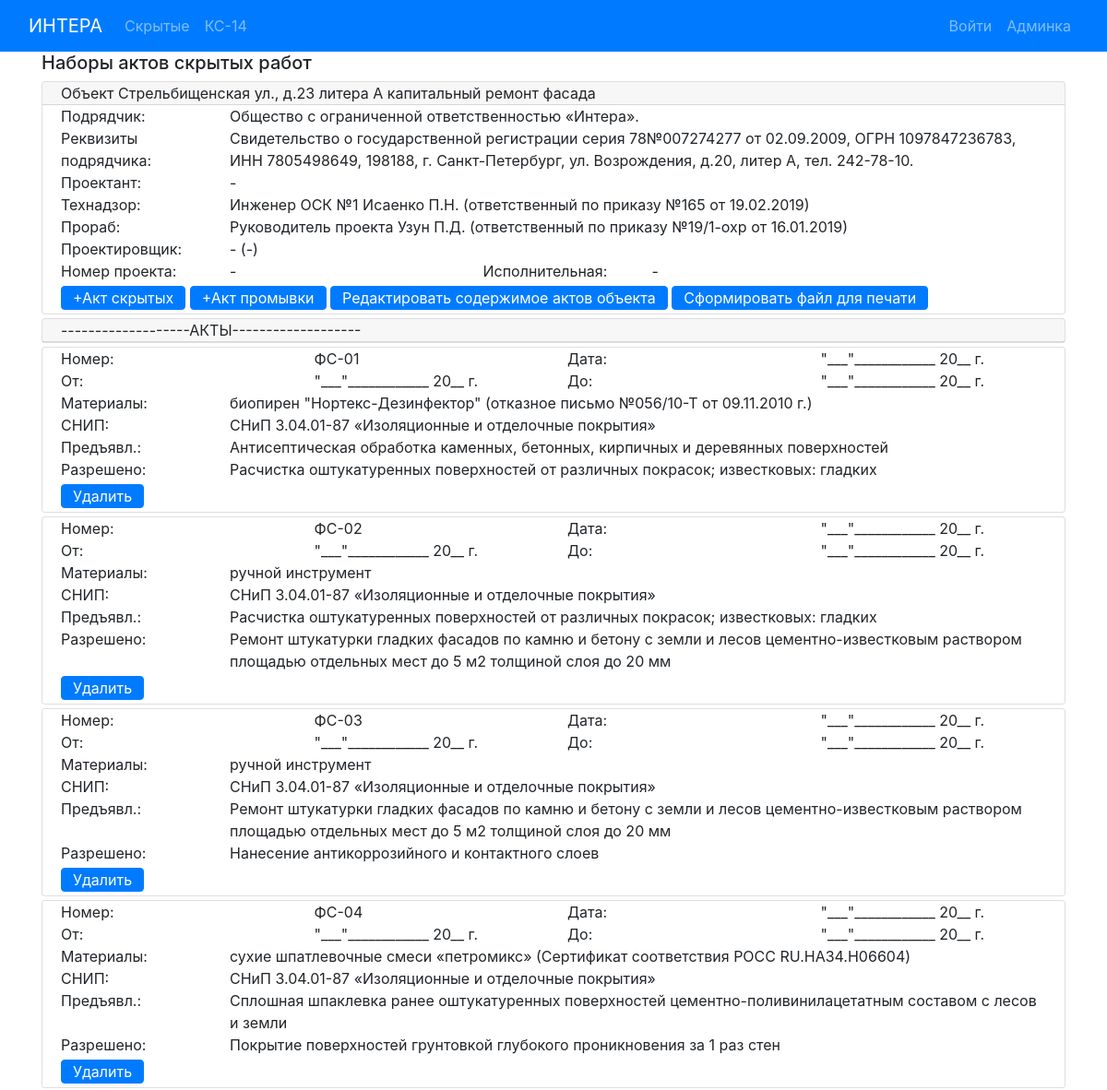
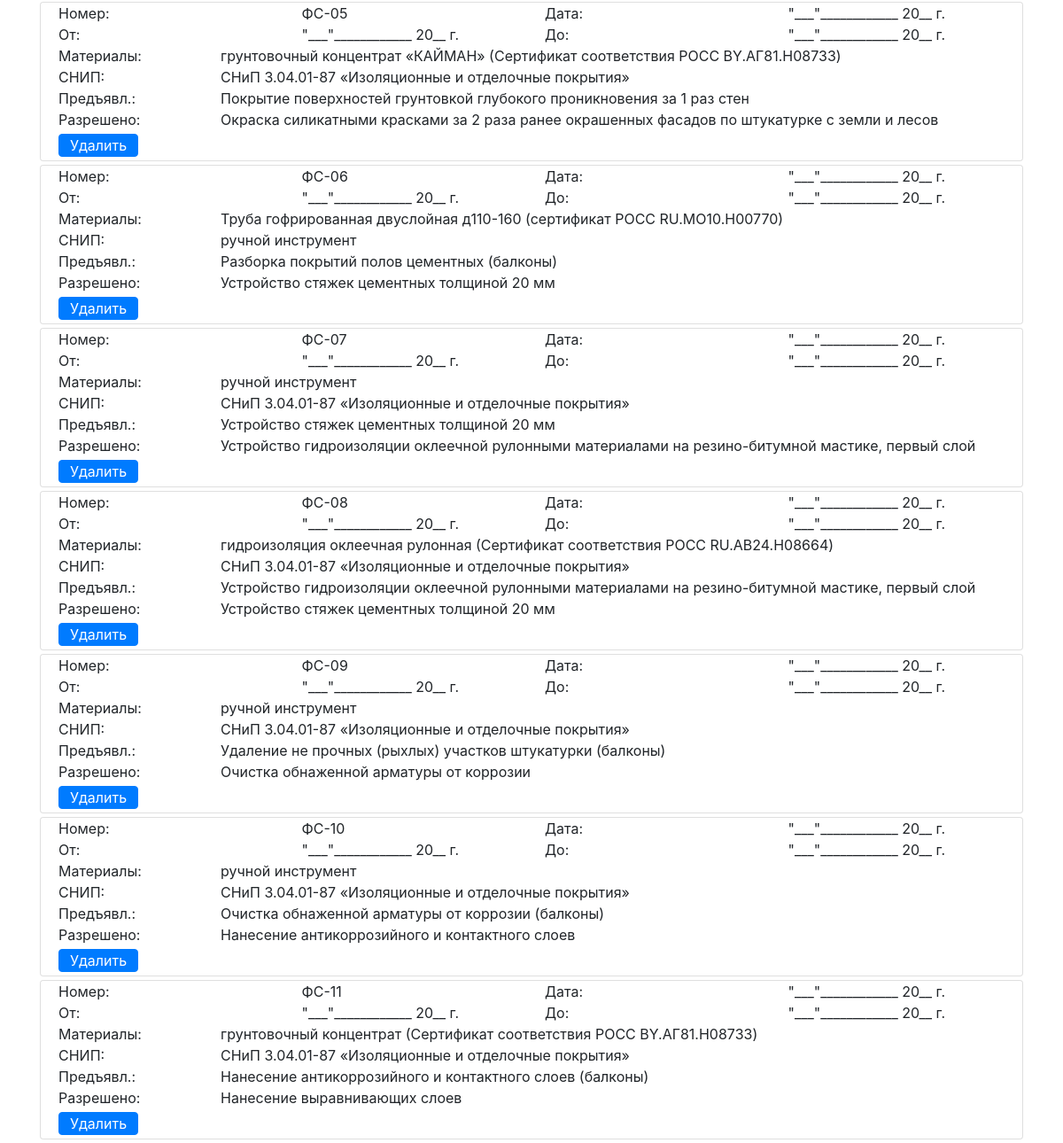
/actbase/see-20/, run on an earlier commit of the app's database (2 pictures, top to bottom).
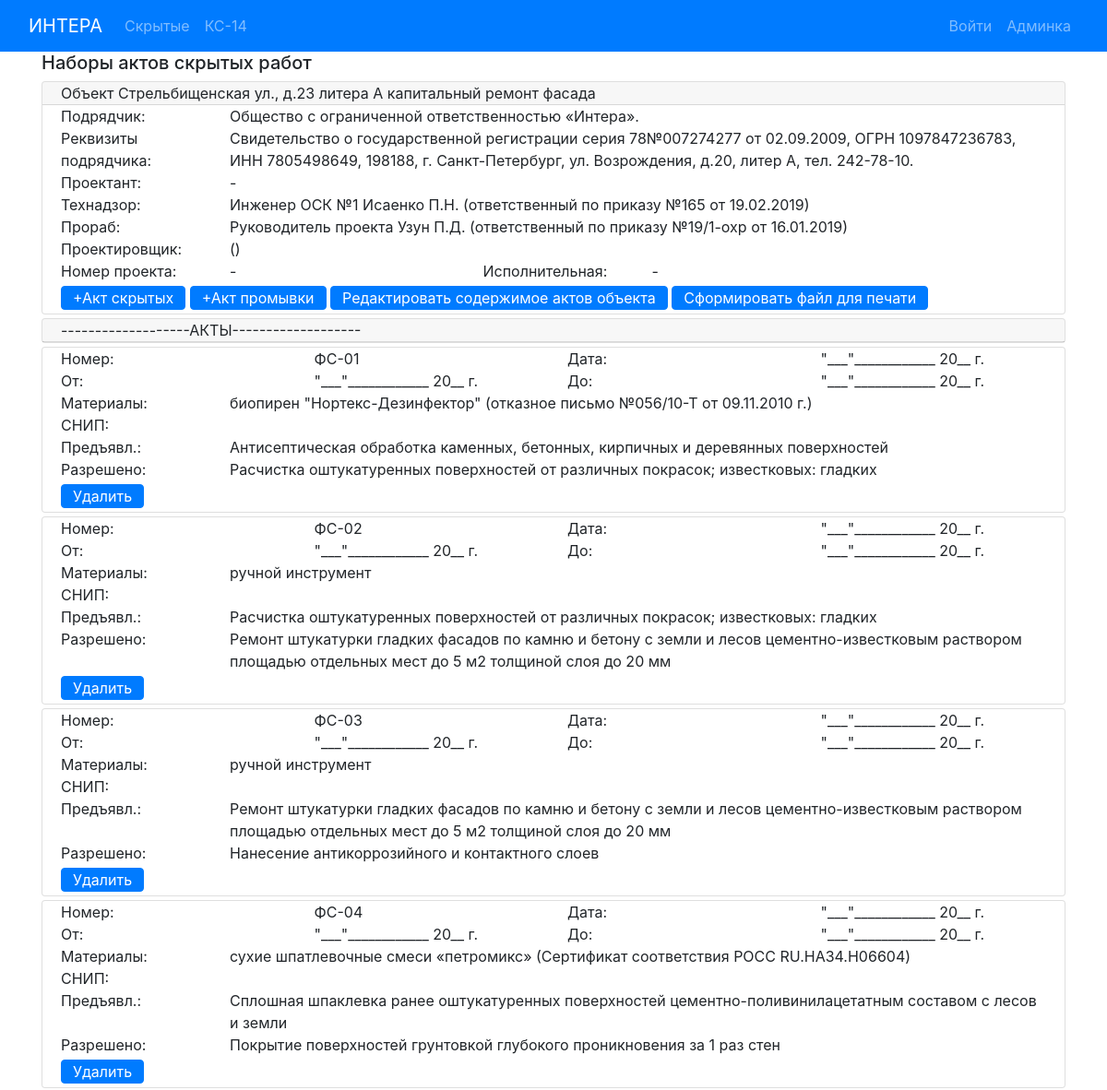
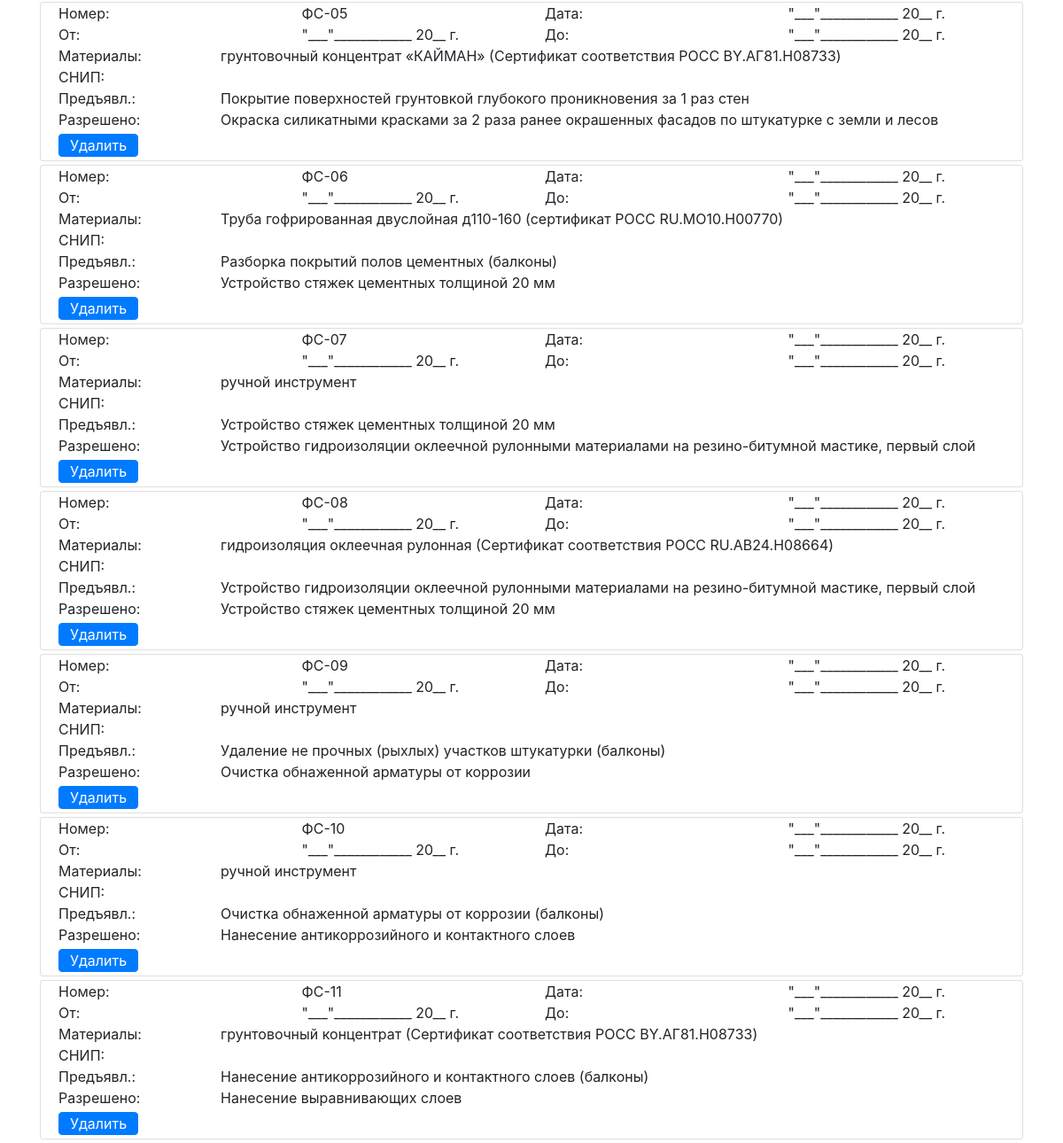
And on a later commit of the database (2 pictures, top to bottom).
### hiddenactsbase/models.py (models this page shows, shortened)
class ObjectActs (models.Model):
    address = models.CharField(max_length=100, verbose_name='Адрес', blank=False)
    system_type = models.CharField(max_length=100, verbose_name='тип')
    designer = models.CharField(max_length=200, verbose_name='Проектант')
    contractor = models.CharField(max_length=300, verbose_name='Подрядчик',
                                  default='Общество с ограниченной ответственностью «Интера».')
    contractor_requisite = models.CharField(max_length= 200, verbose_name='Реквизиты подрядчика',
                                    default= 'Свидетельство о государственной регистрации серия 78' +
                                             '№007274277 от  02.09.2009, ОГРН 1097847236783, ' +
                                             'ИНН 7805498649, 198188, г. Санкт-Петербург,' +
                                             ' ул. Возрождения, д.20, литер А, тел. 242-78-10.')
    supervisor_engineer = models.CharField(max_length=100, verbose_name='Технадзор')
    contractor_engineer = models.CharField(max_length=100, verbose_name='Прораб')
    designer_engineer = models.CharField(max_length=100, verbose_name='Проектировщик', blank=True)
    project_number = models.CharField(max_length=100, verbose_name='Ном. проекта')
    exec_documents = models.CharField(max_length=100, verbose_name='Исполн.')
    supervisor_engineer_decree = models.CharField(max_length=100, verbose_name='Приказ технадзора')
    contractor_engineer_decree = models.CharField(max_length=100, verbose_name='Приказ прораба')
    designer_engineer_decree = models.CharField(max_length=100, verbose_name='Приказ проектировщика', blank=True)
    acts = models.ManyToManyField('HiddenActIS', blank=True, related_name='object_acts')
    blow_down_act = models.ForeignKey('BlowDownAct', blank=True, null=True, on_delete=models.CASCADE)
    class Meta:
        verbose_name = 'Набор актов объекта '
    def get_edit_url(self):
        return reverse('object_edit_url', kwargs={'pk': self.pk})

class HiddenActIS (models.Model):
    act_number = models.CharField(max_length=20, verbose_name='Ном. Акта', blank=True)
    act_date = models.CharField(max_length=50, verbose_name='Дата Акта')
    presented_work = models.CharField(max_length=200, verbose_name='Предъявл.')
    materials = models.CharField(max_length=200, verbose_name='Материалы')
    permitted_work = models.CharField(max_length=200, verbose_name='Разрешено')
    begin_date = models.CharField(max_length=50, verbose_name='От:')
    end_date = models.CharField(max_length=50, verbose_name='До:')
    work_SNIP = models.CharField(max_length=100, verbose_name='СНИП:', blank=True)
    class Meta:
        ordering = ['act_number']
        verbose_name = 'Акт скрытых инженерка '

### hiddenactsbase/views.py (the view)
# urls.py: path('see-<int:pk>/', ObjectDetail.as_view(), name='object_detail_url'),
class ObjectDetail (View):
    @staticmethod
    def get(request, pk):
        my_obj = get_object_or_404(ObjectActs, pk=pk)
        return render(request, 'hiddenactsbase/object_detail.html',
                      context={'myobj': my_obj})

### hiddenactsbase/templates/hiddenactsbase/object_detail.html (shortened to what this page needs)
{% extends 'base.html'%}
{% block mycontent %}
    <div class="container">
        <h5>Наборы актов скрытых работ</h5>
    </div>
    <div class="container">
        <div class="card mb-1">
            <div class="card-header py-0">Объект {{ myobj.address }} капитальный ремонт {{ myobj.system_type }}</div>
            <div class="card-body py-0">
                <div class="card-text">
                    <div class="row">
                        <div class="col-md-2">Подрядчик:</div>
                        <div class="col-md-10">{{ myobj.contractor }}</div>
                    </div>
                    <div class="row">
                        <div class="col-md-2">Реквизиты подрядчика:</div>
                        <div class="col-md-10">{{ myobj.contractor_requisite }}</div>
                    </div>
                    <div class="row">
                        <div class="col-md-2">Проектант:</div>
                        <div class="col-md-10">{{ myobj.designer }}</div>
                    </div>
                    <div class="row">
                        <div class="col-md-2">Технадзор:</div>
                        <div class="col-md-10">{{ myobj.supervisor_engineer }} ({{ myobj.supervisor_engineer_decree }})</div>
                    </div>
                    <div class="row">
                        <div class="col-md-2">Прораб:</div>
                        <div class="col-md-10">{{ myobj.contractor_engineer }} ({{ myobj.contractor_engineer_decree }})</div>
                    </div>
                    <div class="row">
                        <div class="col-md-2">Проектировщик:</div>
                        <div class="col-md-10">{{ myobj.designer_engineer }} ({{ myobj.designer_engineer_decree }})</div>
                    </div>
                    <div class="row">
                        <div class="col-md-2">Номер проекта:</div>
                        <div class="col-md-3">{{ myobj.project_number }}</div>
                        <div class="col-md-2">Исполнительная:</div>
                        <div class="col-md-5">{{ myobj.exec_documents }}</div>
                    </div>
                    <a href="{% url 'create_hidden_act_to_end' myobj.pk %}" class="btn btn-primary my-1 py-0">+Aкт скрытых</a>
                    <a href="{% url 'create_blow_down' myobj.pk %}" class="btn btn-primary my-1 py-0">+Aкт промывки</a>
                    <a href="{{ myobj.get_edit_url }}" class="btn btn-primary my-1 py-0">Редактировать содержимое актов объекта</a>
                    <a href="{% url 'make_word_file' myobj.pk %}" class="btn btn-primary my-1 py-0">Сформировать файл для печати</a>
                </div>
            </div>
        </div>
        <div class="card mb-1">
            <div class="card-header py-0">-------------------АКТЫ-------------------</div>
        </div>
        {% for act in myobj.acts.all %}
            <div class="card mb-1">
                <div class="card-body py-0">
                    <div class="card-text">
                        <div class="row">
                            <div class="col-md-3">Номер:</div>
                            <div class="col-md-3">{{ act.act_number }}</div>
                            <div class="col-md-3">Дата:</div>
                            <div class="col-md-3">{{ act.act_date }}</div>
                        </div>
                        <div class="row">
                            <div class="col-md-3">От:</div>
                            <div class="col-md-3">{{ act.begin_date }}</div>
                            <div class="col-md-3">До:</div>
                            <div class="col-md-3">{{ act.end_date }}</div>
                        </div>
                        <div class="row">
                            <div class="col-md-2">Материалы:</div>
                            <div class="col-md-10">{{ act.materials }}</div>
                        </div>
                        <div class="row">
                            <div class="col-md-2">СНИП:</div>
                            <div class="col-md-10">{{ act.work_SNIP }}</div>
                        </div>
                        <div class="row">
                            <div class="col-md-2">Предъявл.:</div>
                            <div class="col-md-10">{{ act.presented_work }}</div>
                        </div>
                        <div class="row">
                            <div class="col-md-2">Разрешено:</div>
                            <div class="col-md-10">{{ act.permitted_work }}</div>
                        </div>
                        <a href="{% url 'delete_hidden_act' myobj.pk act.pk %}" class="btn btn-primary my-1 py-0">Удалить</a>
                    </div>
                </div>
            </div>
        {% endfor %}
    </div>
{% endblock %}

### templates/base.html (shortened to what this page needs)
<!DOCTYPE html>
{% load static %}
<html lang="ru">
<head>
    <link rel="stylesheet" href="https://stackpath.bootstrapcdn.com/bootstrap/4.1.3/css/bootstrap.min.css"
>
    <link rel="stylesheet" href="{% static 'css/style.css' %}">
</head>
<body>
    <nav class="navbar navbar-expand-lg navbar-dark bg-primary">
        <div class="container-fluid">
            <a class="navbar-brand" href="/">ИНТЕРА</a>
            <div class="collapse navbar-collapse" id="navbarNavAltMarkup">
                <div class="navbar-nav">
                    <a class="nav-item nav-link " href="{% url 'objects_list_url' %}">Скрытые <span class="sr-only">(current)</span></a>
                    <a class="nav-item nav-link " href="{% url 'ks14_list_url' %}">КС-14</a>
                </div>
            </div>
            <div class="navbar-nav navbar-right">
                {% if user.is_authenticated %}
                    <a class="navbar-text">Пользователь: {{ user.get_username }} </a>
                    <a class="nav-item nav-link" href="/accounts/logout">Выйти</a>
                {% else %}
                    <a class="nav-item nav-link" href="/accounts/login">Войти</a>
                {% endif %}
                <a class="nav-item nav-link" href="/admin">Админка</a>
            </div>
        </div>
    </nav>
    {% block mycontent %}
    {% endblock %}
</body>
</html>

What changed in the data, as far as the page shows it:
changed ObjectActs "Стрельбищенская ул., д.23 литера А": designer_engineer "-" → (not shown); designer_engineer_decree "-" → (not shown)
changed HiddenActIS "ФС-01": work_SNIP "СНиП 3.04.01-87 «Изоляционные и отделочные покрытия»" → (not shown)
changed HiddenActIS "ФС-02": work_SNIP "СНиП 3.04.01-87 «Изоляционные и отделочные покрытия»" → (not shown)
changed HiddenActIS "ФС-03": work_SNIP "СНиП 3.04.01-87 «Изоляционные и отделочные покрытия»" → (not shown)
changed HiddenActIS "ФС-04": work_SNIP "СНиП 3.04.01-87 «Изоляционные и отделочные покрытия»" → (not shown)
changed HiddenActIS "ФС-05": work_SNIP "СНиП 3.04.01-87 «Изоляционные и отделочные покрытия»" → (not shown)
changed HiddenActIS "ФС-06": work_SNIP "ручной инструмент" → (not shown)
changed HiddenActIS "ФС-07": work_SNIP "СНиП 3.04.01-87 «Изоляционные и отделочные покрытия»" → (not shown)
changed HiddenActIS "ФС-08": work_SNIP "СНиП 3.04.01-87 «Изоляционные и отделочные покрытия»" → (not shown)
changed HiddenActIS "ФС-09": work_SNIP "СНиП 3.04.01-87 «Изоляционные и отделочные покрытия»" → (not shown)
changed HiddenActIS "ФС-10": work_SNIP "СНиП 3.04.01-87 «Изоляционные и отделочные покрытия»" → (not shown)
changed HiddenActIS "ФС-11": work_SNIP "СНиП 3.04.01-87 «Изоляционные и отделочные покрытия»" → (not shown)
